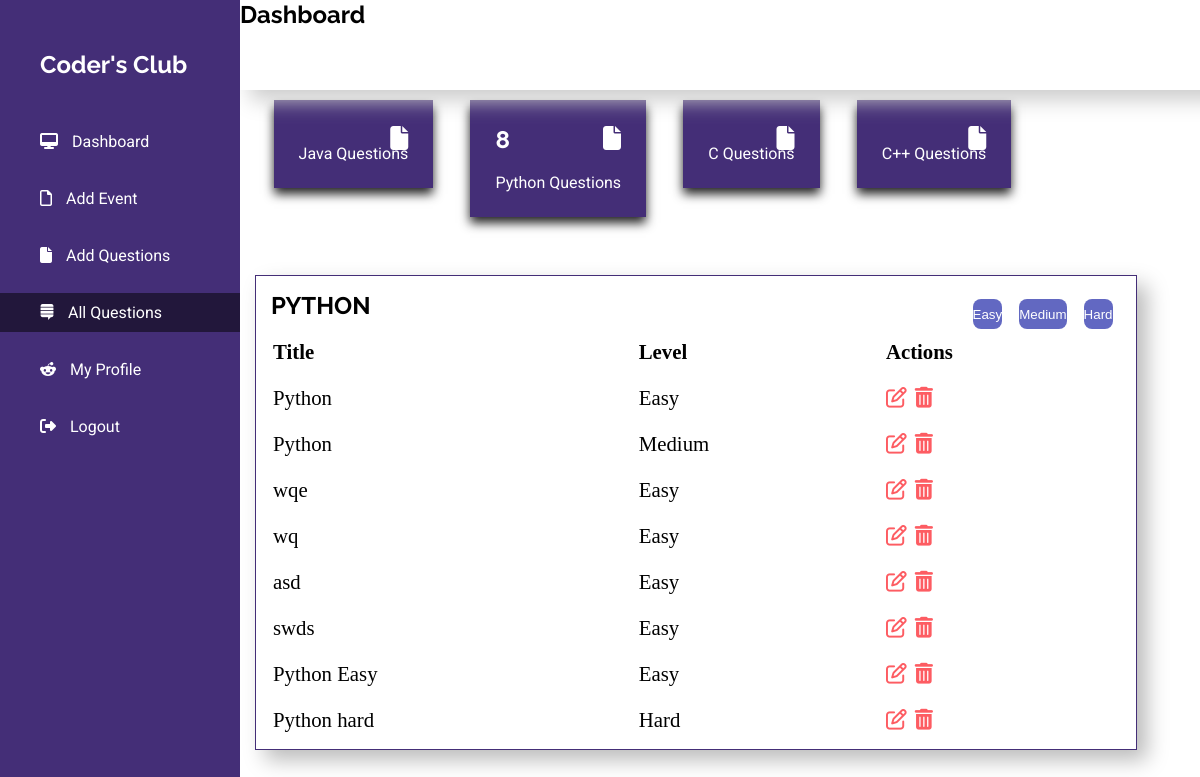
The page /dashboard/all-questions?question=python (signed in) on the database its author committed.
### app.py (models this page shows, shortened)
class Python(db.Model):
    id = db.Column(db.Integer(), primary_key=True)
    question_title = db.Column(db.String())
    question_statement = db.Column(db.Text())
    sample_input = db.Column(db.String())
    sample_output = db.Column(db.String())
    language = db.Column(db.String())
    level = db.Column(db.String())
    question_link = db.Column(db.String())

### app.py (the view, shortened to what this page needs)
@app.route('/dashboard/all-questions', methods=['GET', 'POST'])
@login_required
@is_admin
@verified_user
def show_questions_dashboard():
    args = request.args
    level = args.get('level', None)
    questions = args.get('question', None)
    number_in_python = Python.query.order_by(-Python.id).first()
    number_in_c = C.query.order_by(-C.id).first()
    number_in_cpp = Cpp.query.order_by(-Cpp.id).first()
    number_in_java = Java.query.order_by(-Java.id).first()
    if questions == 'java' and level == 'easy':
        all_question = Java.query.filter_by(level='Easy')
        que_language = Java.query.filter_by(id=1).first()
        return render_template('dashboard-questions.html', all_question=all_question, que_language=que_language,questions=questions, number_in_python=number_in_python,
                                number_in_c=number_in_c,
                                number_in_cpp=number_in_cpp,
                                number_in_java=number_in_java)
    elif questions == 'python':
        all_question = Python.query.all()
        que_language = Python.query.filter_by(id=1).first()
        return render_template('dashboard-questions.html',
                                all_question=all_question,
                                que_language=que_language,
                                questions=questions,
                                number_in_python=number_in_python,
                                number_in_c=number_in_c,
                                number_in_cpp=number_in_cpp,
                                number_in_java=number_in_java)
    else:
        return "ERROR ! Check URL and try again", 404

### app.py (called while the page is built)
def login_required(func):
    @wraps(func)
    def secure_function(*args, **kwargs):
        if current_user.is_anonymous:
            return redirect(url_for('adminLogin', next=request.url))
        return func(*args, **kwargs)
    return secure_function

def is_admin(func):
    @wraps(func)
    def admin_auth(*args, **kwargs):
        if current_user.has_roles('Super Admin'):
            return redirect('/admin/user')
        if not current_user.has_roles('Admin'):
            return redirect('home')
        return func(*args, **kwargs)
    return admin_auth

def verified_user(func):
    @wraps(func)
    def check_verification(*args, **kwargs):
        if not current_user.email_verified:
            return redirect(url_for('verifyMail'))
        return func(*args, **kwargs)                                                # 'TOO MANY REDIRECT' ERROR SOLVED WITH THIS RETURN
    return check_verification

### templates/dashboard-questions.html (shortened to what this page needs)
<!DOCTYPE html>
<html>
<head>
    <link type="text/css" rel="stylesheet" href="../static/dsb-style.css" />
    <link type="text/css" rel="stylesheet" href="../static/font-awesome.min.css" />
</head>
<body>
    <section id="sidebar">
        <div class="sidebar-brand">
            <h2></i> <span>Coder's Club</span></h2>
        </div>
        <div class="sidebar-menu">
            <ul>
                <li><a href="/dashboard/home"><i class="fa fa-desktop"></i> <span>Dashboard</span></a></li>
                <li><a href="/dashboard/add-event"><i class="fa fa-file-o"></i> <span>Add Event</span></a></li>
                <li><a href="/dashboard/add-question"><i class="fa fa-file"></i> <span>Add Questions</span></a></li>
                <li class="status-active"><a href="/dashboard/all-questions?question=c"><i class="fa fa-stack-exchange"></i> <span>All Questions</span></a></li>
                <li><a href="{{url_for('myProfile')}}"><i class="fa fa-reddit-alien"></i> <span>My Profile</span></a></li>
                <li><a href="javascript:void(0)" onclick="location.href='/logout'"><i class="fa fa-sign-out"></i> <span>Logout</span></a></li>
            </ul>
        </div>
    </section>
    <Section id="main-content">
        <header>
            <div class="header-left">
                <h2>
                 Dashboard
                </h2>
            </div>
        </header>
       <div class="main-content-info container no-a">
        <a href="/dashboard/all-questions?question=java"> <div class="card">
                <h2 class="cus-num cus-pro">{{number_in_java.id}}</h2><br>
                <p>Java Questions</p>
            </div> </a>
            <a href="/dashboard/all-questions?question=python"> <div class="card">
                <h2 class="cus-num cus-pro">{{number_in_python.id}}</h2><br>
                <p>Python Questions</p>
            </div></a>
            <a href="/dashboard/all-questions?question=c"> <div class="card">
                <h2 class="cus-num cus-pro">{{number_in_c.id}}</h2><br>
                <p>C Questions</p>
            </div></a>
            <a href="/dashboard/all-questions?question=cpp"><div class="card">
                <h2 class="cus-num cus-pro">{{number_in_cpp.id}}</h2><br>
                <p>C++ Questions</p>
            </div></a>
        </div>
        <div class="content-pro-par container">
            <div class="pro-table" id="questions">
                <div class="recent-project">
                    <div class="rec-pro-h">
                        {% if que_language.language == 'Java'  %}
                        <h2>JAVA</h2>
                        {% elif que_language.language == 'Python'  %}
                        <h2>PYTHON</h2>
                        {% elif que_language.language == 'C'  %}
                        <h2>C</h2>
                        {% elif que_language.language == 'C++'  %}
                        <h2>C++</h2>
                        {% endif %}
                    </div>
                    {% if questions == 'all language' %}
                    <div class="clear"></div>
                    {% else %}
                    <div class="see-all">
                        <a href="/dashboard/all-questions?question={{questions}}&level=hard">   <button>Hard</button> </a>
                    </div>
                    <div class="see-all">
                        <a href="/dashboard/all-questions?question={{questions}}&level=medium"> <button>Medium</button> </a>
                    </div>
                    <div class="see-all">
                       <a href="/dashboard/all-questions?question={{questions}}&level=easy"> <button>Easy</button></a>
                    </div>
                    {% endif %}
                </div>
                <table style="width:100%" class="table-data-f1">
                    <tr>
                        <th>Title</th>
                        <th>Level</th>
                        <th>Actions</th>
                    </tr>
                    {% for all_question in all_question %}
                    <tr class="table-data-f2">
                        <td>{{all_question.question_title}}</td>
                        <td>{{all_question.level}}</td>
                        <td class="cnt-info-td"><a href="/dashboard/edit-question/{{all_question.language}}/{{all_question.id}}"><i class="fa fa-edit"></i></a><a href="/delete-question/{{all_question.language}}/{{all_question.id}}"><i class="fa fa-trash"></i></a></td>
                      {% endfor %}
                    </tr>
                </table>
            </div>
        </div>
    </Section>
</body>
</html>

### static/dsb-style.css (style rules this page uses)
* { margin: 0; padding: 0; box-sizing: border-box; list-style-type: none; text-decoration: none; }
h1, h2, h3, h4, h5, h6 { font-family: 'Raleway', sans-serif; }
p, a { font-family: 'Roboto', sans-serif; }
.container { max-width: 1330px; margin: 0 auto; padding-left: 15px; padding-right: 15px; }
section#sidebar { width: 20%; position: fixed; left: 0; top: 0; height: 100%; background-image: linear-gradient(#442E77, #442E77); background-position: center center; background-repeat: no-repeat; background-size: cover; color: #fff; z-index: 20; transition: all 1s ease; }
.sidebar-menu ul li a { color: #fff; display: block; padding: 10px 40px; }
.sidebar-menu ul li span { padding-left: 10px; }
.sidebar-menu ul li { transition: all 0.5s ease; }
.status-active { background-color: rgba(0, 0, 0, 0.5); }
.sidebar-brand { padding: 50px 40px; }
section#main-content { width: 80%; float: right; }
header { background-color: #fff; box-shadow: 10px 10px 20px #ccc; width: 100%; min-height: 8%; position: fixed; z-index: 1; }
.header-left { float: left; width: 33%; display: flex; margin-right: 2%; }
.card { float: left; background: linear-gradient(#442E77, #442E77); box-shadow: 0 6px 10px 0 rgb(34, 34, 34); color: #fff; margin-top: 100px; margin-left: 2%; padding: 25px; margin-right: 2%; }
h2.cus-num { position: relative; }
h2.cus-num:after { position: absolute; content: "\f0c0"; font-family: "FONTAWESOME"; margin-left: 5%; }
h2.cus-pro:after { position: absolute; content: "\f15b"; font-family: "FONTAWESOME"; right: 0; }
.pro-table { float: left; width: 65%; background-color: #fff; box-shadow: 10px 10px 20px #bbb; padding: 15px; }
.content-pro-par { margin: 6% 0 95% 0; width: 95%; }
.pro-table { float: left; width: 100%; background-color: #fff; box-shadow: 10px 10px 20px #bbb; padding: 15px; border: 0.1px solid #442E77; }
table th { text-align: left; }
table td { padding: 8px 0px; }
table td { padding: 20px 0px 0px 0px; }
.see-all button { background-color: rgba(81, 88, 187, 0.9); color: #fff; border: none; height: 30px; border-radius: 8px; cursor: pointer; }
.rec-pro-h { float: left; }
.see-all { float: right; margin: 1%; }
.recent-project { margin-bottom: 20px; }
td.cnt-info-td i { color: #fd5c62; padding-right: 8px; }
.sidebar-menu ul li { margin-top: 18px; }
.sidebar-menu { margin-top: -25px; }
a { color: white; }
.table-data-f1 { font-size:130% }
.table-data-f2 { font-size:100% }

### rows shown on the page
Python: id "8", question_title "Python hard", level "Hard"
Python: question_title "Python", level "Easy"
Python: question_title "Python", level "Medium"
Python: question_title "wqe", level "Easy"
Python: question_title "wq", level "Easy"
Python: question_title "asd", level "Easy"
Python: question_title "swds", level "Easy"
Python: question_title "Python Easy", level "Easy"
